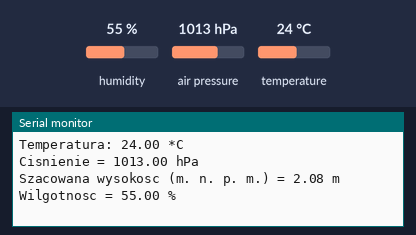
Recording of a program running on a simulated Arduino Uno, built with avr-gcc and run on an emulated ATmega328P. Parts: the last lines printed to the serial monitor. The test bench sets the inputs (shaded band); at power-on: humidity 55 %, air pressure 1013 hPa, temperature 24 °C.

Above: at 1.2 s.
1.3 s: humidity set to 22 %
At 5.5 s:
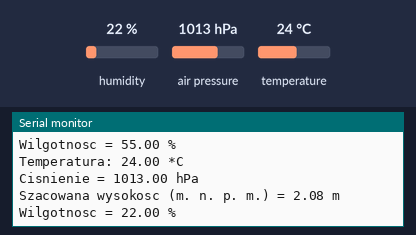
5.6 s: air pressure set to 952 hPa
9.9 s: temperature set to 12 °C
At 10.7 s:
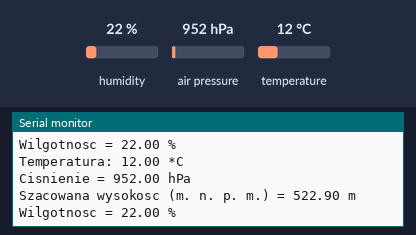

The program:

main.cpp
```cpp
#include <Arduino.h>
#include <Wire.h>
#include <SPI.h>
#include <Adafruit_BME280.h>

#define BME_SCK (13)
#define BME_MISO (12)
#define BME_MOSI (11)
#define BME_CS (10)

Adafruit_BME280 bme;
Adafruit_Sensor *bme_temp = bme.getTemperatureSensor();

void setup()
{
  Serial.begin(9600);
  unsigned status;
  status = bme.begin(0x76);
  if (!status)
  {
    Serial.println("Could not find a valid BME280 sensor, check wiring, address, sensor ID!");
    Serial.print("SensorID was: 0x");
    Serial.println(bme.sensorID(), 16);
    Serial.print("        ID of 0xFF probably means a bad address, a BMP 180 or BMP 085\n");
    Serial.print("   ID of 0x56-0x58 represents a BMP 280,\n");
    Serial.print("        ID of 0x60 represents a BME 280.\n");
    Serial.print("        ID of 0x61 represents a BME 680.\n");
    while (1)
      delay(10);
  }
}

void loop()
{
  Serial.print(F("Temperatura: "));
  Serial.print(bme.readTemperature());
  Serial.print(" *C");
  Serial.println();

  Serial.print("Cisnienie = ");
  Serial.print(bme.readPressure() / 100.0F);
  Serial.println(" hPa");

  Serial.print("Szacowana wysokosc (m. n. p. m.) = ");
  Serial.print(bme.readAltitude(1013.25));
  Serial.println(" m");

  Serial.print("Wilgotnosc = ");
  Serial.print(bme.readHumidity());
  Serial.println(" %");

  delay(5000);
}
```

Measured:
- after the input at 1.3 s, the serial monitor: prints a new line after 3.8 s (image 1)
- after the input at 9.9 s, the serial monitor: prints a new line after 0.20 s (image 2)
